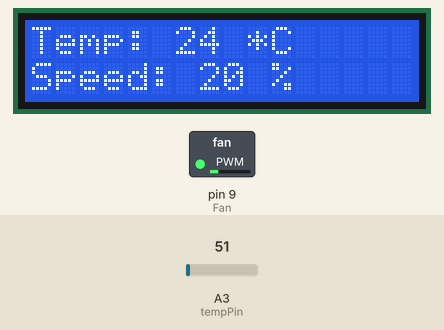
Bench run of a sketch on a simulated Arduino Uno, built with avr-gcc and run on an emulated ATmega328P. Shown: 16×2 character LCD, switched loads named in the sketch (green lamp = pin HIGH). The test bench sets the inputs (shaded band); at power-on: A3 (tempPin) = 51. What the sketch prints to the serial monitor is not drawn.

Above: at 1.3 s.
1.4 s: A3 (tempPin) set to 61
At 2.7 s:
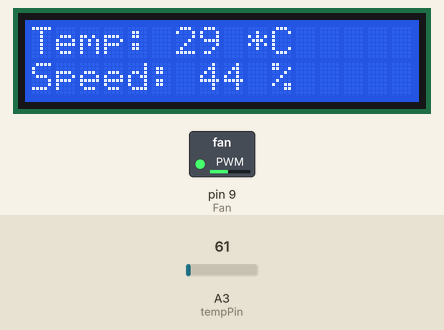
3.0 s: A3 (tempPin) set to 71
At 3.9 s:
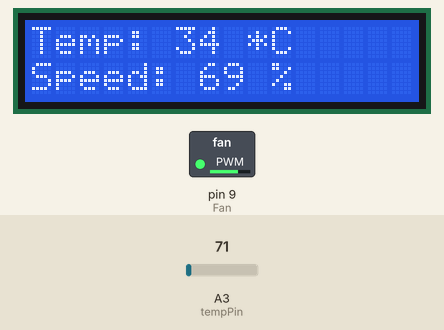
4.6 s: A3 (tempPin) set to 86
At 5.1 s:
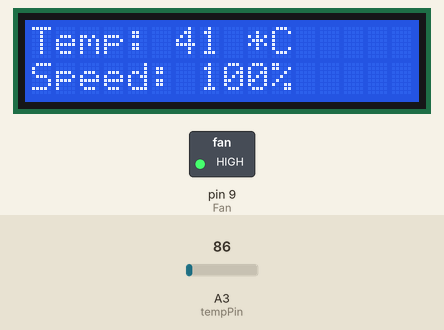
Timing chart, 0 to 7.6 s (numbered marks = the images above; inputs shaded):
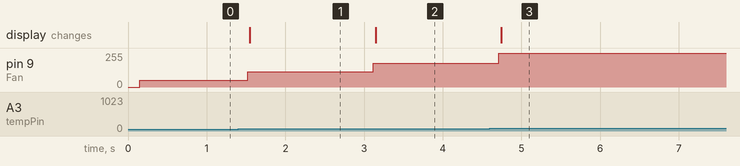

The sketch:

Temperature-Controlled-Fan.ino
```cpp
/* Temperature Controlled Fan using Arduino

*/

//Library version:1.1
#include <Wire.h>
#include <LiquidCrystal_I2C.h>

LiquidCrystal_I2C lcd(0x27, 16, 2); // set the LCD address to 0x27 for a 16 chars and 2 line display

// GPIO pins

#define Fan 9 // fan attached to GPIO pin 9 (PWM)
/*
  #define led2 2 // led pins
  #define led3 3
  #define led4 4
*/
#define tempPin A3 // LM35 is connected to this PIN


// Variables
int val = 0;
int temp = 0; // varible for sensor
int pwm_Value  = 0; //
int fan_Speed = 0 ;


void setup() {


  Serial.begin(9600); // at 9600 baud rate

  // Initialize the lcd
  lcd.init();
  lcd.init();

  // Print a message to the LCD.
  lcd.backlight();
  lcd.setCursor(0, 0);
  lcd.print("Temperature");
  lcd.setCursor(0, 1);
  lcd.print("Controlled-Fan");

  pinMode(Fan, OUTPUT);
  pinMode(tempPin, INPUT);

  /*
    //Defining Led pins as output

    pinMode(led2, OUTPUT);
    pinMode(led3, OUTPUT);
    pinMode(led4, OUTPUT);
  */


}

void loop() {

  val = analogRead(tempPin); // Read Pin A0 for temperature

  // Convert that ADC Data into voltage (5.0 / 1024.0),  Convert the voltage into temperature (* 100)
  temp = val * 0.48828122 ;// multiply temp redings by constant factor to get readings in celcius


  pwm_Value = map(temp, 20, 40, 0, 255);     // scale it for use with fan (value between 0 and 255), max speed at 40*C
                                             // min speed at 20*C
  if (temp > 40 ) { // map function exception

    pwm_Value = 255 ; // max speed
  }


  analogWrite(Fan,  pwm_Value);  // sets the fan speed according to the scaled value

  fan_Speed = map(pwm_Value, 0, 255, 0, 100);    // to display fan speed ( 0 - 100% )corresponding to pwm output


  // LCD show

  lcd.clear();
  lcd.setCursor(0, 0);
  lcd.print("Temp: ");
  lcd.setCursor(6, 0);
  lcd.print(temp);
  lcd.setCursor(9, 0);
  lcd.print("*C");
  lcd.setCursor(0, 1);
  lcd.print("Speed: ");
  lcd.setCursor(7, 1);
  lcd.print(fan_Speed);
  lcd.setCursor(10, 1);
  lcd.print("%");

  /*

    // Led control structure

    if (temp > 25) {

      digitalWrite(led2, HIGH);
      delay(500);

    }
    if (temp > 35) {

      digitalWrite(led3, HIGH);
      delay(500);

    }
    if (temp > 44) {

      digitalWrite(led4, HIGH);
      delay(500);

    } else {

      digitalWrite(led2, LOW);
      digitalWrite(led3, LOW);
      digitalWrite(led4, LOW);
    }

  */

  // for debugging
  Serial.print("Temp analog read : ");
  Serial.print(val);
  Serial.print(" ,Temp : ");
  Serial.print(temp);
  Serial.print(" *C");
  Serial.print(" , PWM : ");
  Serial.print(pwm_Value);
  Serial.print(" , Fan Speed ");
  Serial.print(fan_Speed);
  Serial.println(" %");

  delay(200);
}
```

Measured:
- after the input at 1.4 s, pin 9 (Fan): 51/255 → 114/255 after 0.12 s; the display: changes after 0.15 s (image 1)
- after the input at 3.0 s, pin 9 (Fan): 114/255 → 178/255 after 0.12 s; the display: changes after 0.15 s (image 2)
- after the input at 4.6 s, pin 9 (Fan): 178/255 → 255/255 after 0.12 s; the display: changes after 0.15 s (image 3)
